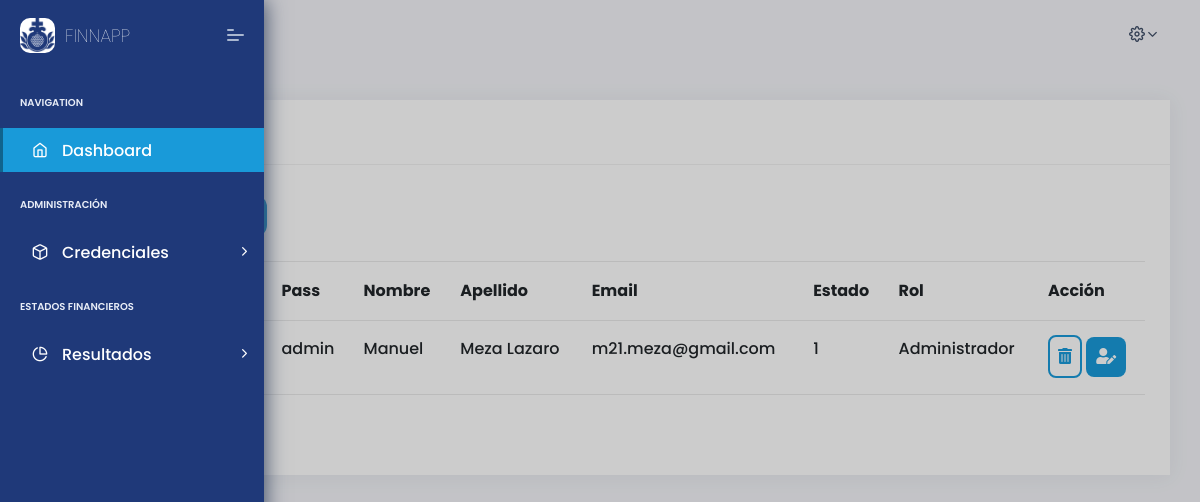
The page /page/users.php (signed in) on the database its author committed.
### tables this page shows
CREATE TABLE `tbl_users` (
  `id_user` int(11) NOT NULL,
  `name_user` varchar(45) DEFAULT NULL,
  `pass_user` varchar(45) DEFAULT NULL,
  `firts_name` varchar(45) DEFAULT NULL,
  `last_name` varchar(45) DEFAULT NULL,
  `email_user` varchar(100) DEFAULT NULL,
  `statte_user` int(11) DEFAULT NULL,
  `id_rol` int(11) DEFAULT NULL
);

CREATE TABLE `tbl_rols` (
  `id_rol` int(11) NOT NULL,
  `name_rol` varchar(45) DEFAULT NULL,
  `desc_rol` varchar(200) NOT NULL,
  `statte_rol` int(11) DEFAULT NULL
);

### page/users.php (the view, shortened to what this page needs)
<?php include('../vistas/header.php');?>
<?php include ('../config/conexion.php'); ?>
<div class="row">
    <div class="col-sm-12">
        <div class="card">
            <div class="card-header">
                <h5>Usuario</h5>
            </div>
            <div class="card-block">
                <div class="pb-4">
                    <button class="accentButton" data-toggle="modal" data-target="#registerUsers">Registrar </button>
                </div>
                <table class="table table-hover" id="mainDataTable" class="display nowrap" style="width:100%">
                    <thead>
                        <tr>
                            <th>#</th>
                            <th>Usuario</th>
                            <th>Pass</th>
                            <th>Nombre</th>
                            <th>Apellido</th>
                            <th>Email</th>
                            <th>Estado</th>
                            <th>Rol</th>
                            <th>Acción</th>
                        </tr>
                    </thead>
                    <tbody>
                        <?php
                            $sql = "
                            SELECT u.id_user, u.name_user, u.pass_user, u.firts_name, u.last_name, u.email_user, u.statte_user, r.id_rol, r.name_rol  from tbl_users u
                            INNER JOIN tbl_rols r
                            ON
                            u.id_rol = r.id_rol";
                            $ejecutar = mysqli_query($conn, $sql);
                            while ($row = mysqli_fetch_array($ejecutar)) {
                                $idUser=$row["id_user"];
                                $nameUser=$row["name_user"];
                                $passUser=$row["pass_user"];
                                $firtsName=$row["firts_name"];
                                $LastName=$row["last_name"];
                                $emailUser=$row["email_user"];
                                $statteUser=$row["statte_user"];
                                $nameRol=$row["name_rol"];
                                ?>
                        <tr>
                            <td><?php echo $idUser; ?></td>
                            <td><?php echo $nameUser; ?></td>
                            <td><?php echo $passUser; ?></td>
                            <td><?php echo $firtsName; ?></td>
                            <td><?php echo $LastName; ?></td>
                            <td><?php echo $emailUser; ?></td>
                            <td><?php echo $statteUser; ?></td>
                            <td><?php echo $nameRol; ?></td>
                            <td>
                                <a href="/finnapp/controller/deleteUsers?idUser=<?php echo $idUser; ?>"
                                    class="deleteAction"><i class="fas fa-trash-alt"></i></a>
                                <button type="button" class="editAction" data-toggle="modal"
                                    data-target="#editUsers<?php echo $idUser; ?>">
                                    <i class="fas fa-user-edit"></i>
                                </button>
                            </td>
                        </tr>
                        <?php
                            }
                            mysqli_close($conn);?>
                    </tbody>
                    <tfoot>
                        <tr>
                            <th></th>
                            <th></th>
                            <th></th>
                            <th></th>
                            <th></th>
                            <th></th>
                            <th></th>
                        </tr>
                    </tfoot>
                </table>
            </div>
        </div>
    </div>
</div>
</div>
<?php include ('../vistas/footer.php');?>

### assets/css/main.css (style rules this page uses)
* { margin: 0; padding: 0; box-sizing: border-box; font-family: "Poppins", sans-serif; }
:root { --primaryColor:#1F3979; --secondaryColor:#54595F; --accentColor:#199AD9; --redColor:#C60C30; --whiteColor: #FFFFFF; --lightPrimaryColor:#F3F4F8; --lightGrayColor:#FCFCFC; --placeholderColor:#ADADAD; }
.accentButton { background: var(--accentColor); color: var(--whiteColor); font-weight: 600; border: none; border-radius: 12px; height: 42px; width: 132px; transition: 1s; cursor: pointer; }
.editAction { background: var(--accentColor); color: var(--whiteColor); border: none; border-radius: 8px; padding: 8px; height: 40px; width: 40px; cursor: pointer; text-align: center; }
.deleteAction { height: 40px; width: 40px; border: 2px solid var(--accentColor); color: var(--accentColor); padding: 8px; background: var(--whiteColor); border-radius: 8px; text-align: center; cursor: pointer; }

### rows shown on the page
tbl_users: pass_user "admin", firts_name "Manuel", last_name "Meza Lazaro", email_user "m21.meza@gmail.com", statte_user "1", id_rol.name_rol "Administrador"
